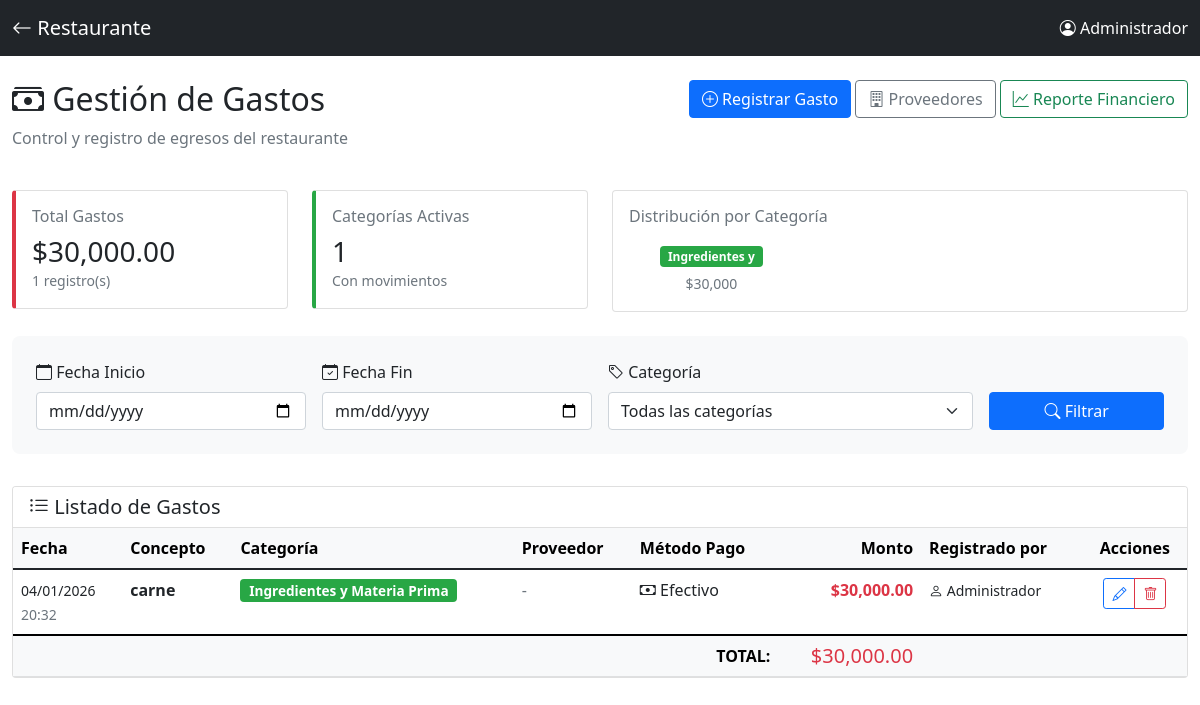
/gastos (signed in), run on an earlier commit of the app's database.
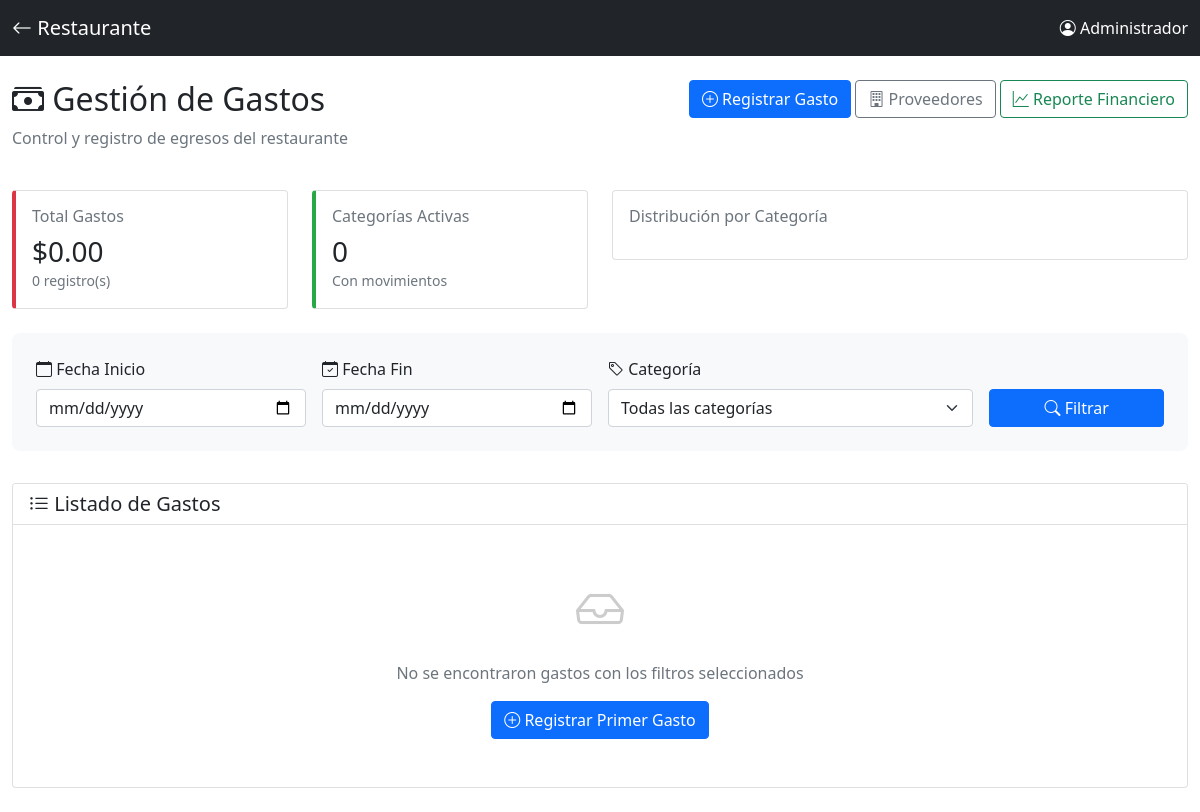
And on a later commit of the database.
### app.py (models this page shows, shortened)
class Usuario(UserMixin, db.Model):
    id = db.Column(db.Integer, primary_key=True)
    username = db.Column(db.String(80), unique=True, nullable=False)
    password_hash = db.Column(db.String(200), nullable=False)
    nombre = db.Column(db.String(100), nullable=False)
    rol = db.Column(db.String(20), default='mesero')  # mesero, cocina, admin

class CategoriaGasto(db.Model):
    id = db.Column(db.Integer, primary_key=True)
    nombre = db.Column(db.String(100), nullable=False)
    descripcion = db.Column(db.Text)
    color = db.Column(db.String(7), default='#6c757d')  # Color hex para visualización
    activa = db.Column(db.Boolean, default=True)
    gastos = db.relationship('Gasto', backref='categoria', lazy='select')

class Gasto(db.Model):
    id = db.Column(db.Integer, primary_key=True)
    fecha = db.Column(db.DateTime, default=datetime.now, nullable=False)
    concepto = db.Column(db.String(300), nullable=False)
    monto = db.Column(db.Float, nullable=False)
    categoria_id = db.Column(db.Integer, db.ForeignKey('categoria_gasto.id'), nullable=False)
    proveedor_id = db.Column(db.Integer, db.ForeignKey('proveedor.id'), nullable=True)
    usuario_id = db.Column(db.Integer, db.ForeignKey('usuario.id'), nullable=False)
    metodo_pago = db.Column(db.String(50), default='efectivo')
    numero_factura = db.Column(db.String(100))
    notas = db.Column(db.Text)
    archivo_adjunto = db.Column(db.String(500))
    aprobado = db.Column(db.Boolean, default=True)
    fecha_aprobacion = db.Column(db.DateTime)
    aprobado_por_id = db.Column(db.Integer, db.ForeignKey('usuario.id'), nullable=True)
    estado_pago = db.Column(db.String(20), default='pagado')  # pagado, pendiente, vencido
    fecha_vencimiento = db.Column(db.Date, nullable=True)  # Cuándo se debe pagar
    fecha_pago_real = db.Column(db.DateTime, nullable=True)  # Cuándo se pagó realmente
    usuario = db.relationship('Usuario', foreign_keys=[usuario_id], backref='gastos_registrados')
    aprobado_por = db.relationship('Usuario', foreign_keys=[aprobado_por_id], backref='gastos_aprobados')

### app.py (the view)
@app.route("/gastos")
@login_required
def lista_gastos():
    fecha_inicio = request.args.get('fecha_inicio')
    fecha_fin = request.args.get('fecha_fin')
    categoria_id = request.args.get('categoria_id', type=int)
    query = Gasto.query
    if fecha_inicio:
        try:
            fecha_inicio_obj = datetime.strptime(fecha_inicio, '%Y-%m-%d').replace(hour=3, minute=0, second=0)
            query = query.filter(Gasto.fecha >= fecha_inicio_obj)
        except ValueError:
            flash('Fecha de inicio inválida', 'error')
    if fecha_fin:
        try:
            fecha_fin_obj = datetime.strptime(fecha_fin, '%Y-%m-%d').replace(hour=3, minute=0, second=0) + timedelta(days=1)
            query = query.filter(Gasto.fecha < fecha_fin_obj)
        except ValueError:
            flash('Fecha de fin inválida', 'error')
    if categoria_id:
        query = query.filter(Gasto.categoria_id == categoria_id)
    gastos = query.order_by(Gasto.fecha.desc()).all()
    total_gastos = sum(g.monto for g in gastos)
    totales_por_categoria = db.session.query(
        CategoriaGasto.nombre,
        CategoriaGasto.color,
        db.func.sum(Gasto.monto).label('total')
    ).join(Gasto).group_by(CategoriaGasto.id).all()
    categorias = CategoriaGasto.query.filter_by(activa=True).order_by(CategoriaGasto.nombre).all()
    return render_template("gastos/lista_gastos.html",
                         gastos=gastos,
                         total_gastos=total_gastos,
                         totales_por_categoria=totales_por_categoria,
                         categorias=categorias,
                         fecha_inicio=fecha_inicio,
                         fecha_fin=fecha_fin,
                         categoria_id=categoria_id)

### app.py (called while the page is built)
@login_manager.user_loader
def load_user(user_id):
    return Usuario.query.get(int(user_id))

### templates/gastos/lista_gastos.html (shortened to what this page needs)
<!DOCTYPE html>
<html lang="es">
<head>
    <link href="https://cdn.jsdelivr.net/npm/bootstrap@5.1.3/dist/css/bootstrap.min.css" rel="stylesheet">
    <link rel="stylesheet" href="https://cdn.jsdelivr.net/npm/bootstrap-icons@1.7.2/font/bootstrap-icons.css">
</head>
<body>
    <nav class="navbar navbar-dark bg-dark">
        <div class="container-fluid">
            <a class="navbar-brand" href="{{ url_for('dashboard') }}">
                <i class="bi bi-arrow-left"></i> Restaurante
            </a>
            <span class="navbar-text text-white">
                <i class="bi bi-person-circle"></i> {{ current_user.nombre }}
            </span>
        </div>
    </nav>
    <div class="container-fluid py-4">
        <div class="row mb-4">
            <div class="col-md-6">
                <h2><i class="bi bi-cash-stack"></i> Gestión de Gastos</h2>
                <p class="text-muted">Control y registro de egresos del restaurante</p>
            </div>
            <div class="col-md-6 text-end">
                <a href="{{ url_for('nuevo_gasto') }}" class="btn btn-primary">
                    <i class="bi bi-plus-circle"></i> Registrar Gasto
                </a>
                <a href="{{ url_for('lista_proveedores') }}" class="btn btn-outline-secondary">
                    <i class="bi bi-building"></i> Proveedores
                </a>
                <a href="{{ url_for('reporte_financiero') }}" class="btn btn-outline-success">
                    <i class="bi bi-graph-up"></i> Reporte Financiero
                </a>
            </div>
        </div>
        <div class="row mb-4">
            <div class="col-md-3">
                <div class="card stat-card" style="border-left-color: #dc3545;">
                    <div class="card-body">
                        <h6 class="text-muted mb-2">Total Gastos</h6>
                        <h3 class="mb-0">${{ "{:,.2f}".format(total_gastos) }}</h3>
                        <small class="text-muted">{{ gastos|length }} registro(s)</small>
                    </div>
                </div>
            </div>
            <div class="col-md-3">
                <div class="card stat-card" style="border-left-color: #28a745;">
                    <div class="card-body">
                        <h6 class="text-muted mb-2">Categorías Activas</h6>
                        <h3 class="mb-0">{{ totales_por_categoria|length }}</h3>
                        <small class="text-muted">Con movimientos</small>
                    </div>
                </div>
            </div>
            <div class="col-md-6">
                <div class="card">
                    <div class="card-body">
                        <h6 class="text-muted mb-3">Distribución por Categoría</h6>
                        <div class="row">
                            {% for cat in totales_por_categoria[:3] %}
                            <div class="col-4 text-center">
                                <div class="mb-1">
                                    <span class="badge" style="background-color: {{ cat.color }};">
                                        {{ cat.nombre[:15] }}
                                    </span>
                                </div>
                                <small class="text-muted">${{ "{:,.0f}".format(cat.total) }}</small>
                            </div>
                            {% endfor %}
                        </div>
                    </div>
                </div>
            </div>
        </div>
        <div class="filter-section">
            <form method="GET" action="{{ url_for('lista_gastos') }}" class="row g-3">
                <div class="col-md-3">
                    <label class="form-label"><i class="bi bi-calendar"></i> Fecha Inicio</label>
                    <input type="date" name="fecha_inicio" class="form-control"
                           value="{{ fecha_inicio or '' }}">
                </div>
                <div class="col-md-3">
                    <label class="form-label"><i class="bi bi-calendar-check"></i> Fecha Fin</label>
                    <input type="date" name="fecha_fin" class="form-control"
                           value="{{ fecha_fin or '' }}">
                </div>
                <div class="col-md-4">
                    <label class="form-label"><i class="bi bi-tag"></i> Categoría</label>
                    <select name="categoria_id" class="form-select">
                        <option value="">Todas las categorías</option>
                    </select>
                </div>
                <div class="col-md-2 d-flex align-items-end">
                    <button type="submit" class="btn btn-primary w-100">
                        <i class="bi bi-search"></i> Filtrar
                    </button>
                </div>
            </form>
        </div>
        <div class="card">
            <div class="card-header bg-white">
                <h5 class="mb-0">
                    <i class="bi bi-list-ul"></i> Listado de Gastos
                </h5>
            </div>
            <div class="card-body p-0">
                {% if gastos %}
                <div class="table-responsive">
                    <table class="table table-hover mb-0">
                        <thead class="table-light">
                            <tr>
                                <th>Fecha</th>
                                <th>Concepto</th>
                                <th>Categoría</th>
                                <th>Proveedor</th>
                                <th>Método Pago</th>
                                <th class="text-end">Monto</th>
                                <th>Registrado por</th>
                                <th class="text-center">Acciones</th>
                            </tr>
                        </thead>
                        <tbody>
                            {% for gasto in gastos %}
                            <tr class="gasto-row">
                                <td>
                                    <small>
                                        {{ gasto.fecha.strftime('%d/%m/%Y') }}<br>
                                        <span class="text-muted">{{ gasto.fecha.strftime('%H:%M') }}</span>
                                    </small>
                                </td>
                                <td>
                                    <strong>{{ gasto.concepto }}</strong>
                                </td>
                                <td>
                                    <span class="badge badge-categoria"
                                          style="background-color: {{ gasto.categoria.color }};">
                                        {{ gasto.categoria.nombre }}
                                    </span>
                                </td>
                                <td>
                                    {% if gasto.proveedor %}
                                        <i class="bi bi-building"></i> {{ gasto.proveedor.nombre }}
                                    {% else %}
                                        <span class="text-muted">-</span>
                                    {% endif %}
                                </td>
                                <td>
                                    {% if gasto.metodo_pago == 'efectivo' %}
                                        <i class="bi bi-cash"></i> Efectivo
                                    {% elif gasto.metodo_pago == 'tarjeta' %}
                                        <i class="bi bi-credit-card"></i> Tarjeta
                                    {% elif gasto.metodo_pago == 'transferencia' %}
                                        <i class="bi bi-bank"></i> Transferencia
                                    {% endif %}
                                </td>
                                <td class="text-end">
                                    <strong class="text-danger">
                                        ${{ "{:,.2f}".format(gasto.monto) }}
                                    </strong>
                                </td>
                                <td>
                                    <small>
                                        <i class="bi bi-person"></i> {{ gasto.usuario.nombre }}
                                    </small>
                                </td>
                                <td class="text-center">
                                    <div class="btn-group btn-group-sm">
                                        {% if current_user.rol == 'admin' or gasto.usuario_id == current_user.id %}
                                        <a href="{{ url_for('editar_gasto', gasto_id=gasto.id) }}"
                                           class="btn btn-outline-primary" title="Editar">
                                            <i class="bi bi-pencil"></i>
                                        </a>
                                        {% endif %}
                                        {% if current_user.rol == 'admin' %}
                                        <button type="button" class="btn btn-outline-danger"
                                                data-bs-toggle="modal"
                                                data-bs-target="#modalEliminar{{ gasto.id }}"
                                                title="Eliminar">
                                            <i class="bi bi-trash"></i>
                                        </button>
                                        {% endif %}
                                    </div>
                                </td>
                            </tr>
                            {% endfor %}
                        </tbody>
                        <tfoot class="table-light">
                            <tr>
                                <th colspan="5" class="text-end">TOTAL:</th>
                                <th class="text-end">
                                    <h5 class="mb-0 text-danger">
                                        ${{ "{:,.2f}".format(total_gastos) }}
                                    </h5>
                                </th>
                                <th colspan="2"></th>
                            </tr>
                        </tfoot>
                    </table>
                </div>
                {% else %}
                <div class="text-center py-5">
                    <i class="bi bi-inbox" style="font-size: 3rem; color: #ccc;"></i>
                    <p class="text-muted mt-3">No se encontraron gastos con los filtros seleccionados</p>
                    <a href="{{ url_for('nuevo_gasto') }}" class="btn btn-primary">
                        <i class="bi bi-plus-circle"></i> Registrar Primer Gasto
                    </a>
                </div>
                {% endif %}
            </div>
        </div>
    </div>
</body>
</html>

### templates/gastos/lista_gastos.html (style rules this page uses)
.stat-card { border-left: 4px solid; transition: transform 0.2s; }
.filter-section { background: #f8f9fa; border-radius: 8px; padding: 1.5rem; margin-bottom: 2rem; }

What changed in the data, as far as the page shows it:
removed CategoriaGasto: nombre "Ingredientes y", total "30,000"
removed Gasto: fecha "04/01/2026", fecha "20:32", concepto "carne", categoria.nombre "Ingredientes y Materia Prima", metodo_pago "efectivo" (drawn), monto "30,000.00", usuario.nombre "Administrador"
Also different on the page:
{{ "{:,.2f}".format(total_gastos) }}: "30,000.00" → "0.00"
{{ gastos|length }}: "1" → "0"
{{ totales_por_categoria|length }}: "1" → "0"
{{ "{:,.2f}".format(total_gastos) }}: "30,000.00" → (not shown)
text no longer shown: "Fecha Concepto Categoría Proveedor Método Pago Monto Registrado por Acciones TOTAL: $"
text now shown: "No se encontraron gastos con los filtros seleccionados Registrar Primer Gasto"
